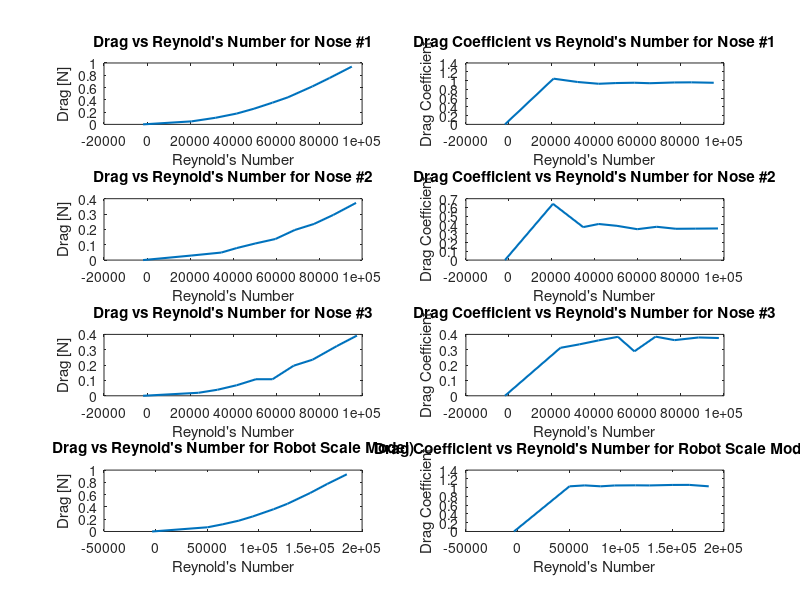

Recreate this plot in MATLAB.
%% Setup
load calibration.mat

rho = 1.195; % [kg/m^3] density of air at room temp
nu = 15.27*10^-6; % kinematic viscocity of air at room temp

reynoldsNumber = @(v, l, nu) v.*l./nu;
dragCoefficient = @(drag, rho, v, frontalArea) drag./(0.5.*rho.*v.^2.*frontalArea);

coneArea =  pi*(25*1e-3)^2; % [m] all cones have same frontal area
coneL = 50 * 1e-3; % [m] characteristic length of cone is 50mm diameter
robotL = 0.0931; % [m] characteristic length of robot
robotArea = 0.00164; % [m^2] characteristic area of robot

nose1_v = rpm2v([0 435 651 840 994 1159 1299 1517 1671 1871]);
nose1_drag = kgf2N([-1.247 -1.252 -1.258 -1.265 -1.273 -1.283 -1.292 -1.310 -1.324 -1.343])*-1;
nose1_lift = kgf2N([0.424 0.412 0.418 0.414 0.398 0.380 0.358 0.370 0.360 0.340]);
fprintf("Zero Lift %g, Zero Drag %g\n", nose1_lift(1), nose1_drag(1))
nose1_drag = nose1_drag - nose1_drag(1);
% nose1_v = nose1_v(2:end);
% nose1_drag = nose1_drag(2:end);
nose1_reynolds = reynoldsNumber(nose1_v, coneL, nu);
nose1_dragC = dragCoefficient(nose1_drag, rho, nose1_v, coneArea);

nose2_v = rpm2v([0 430 701 840 1004 1186 1360 1532 1705 1909]);
nose2_drag = kgf2N([-1.247 -1.250 -1.252 -1.255 -1.258 -1.261 -1.267 -1.271 -1.277 -1.285])*-1;
nose2_lift = kgf2N([0.448 0.444 0.440 0.437 0.422 0.405 0.405 0.390 0.390 0.370]);
fprintf("Zero Lift %g, Zero Drag %g\n", nose2_lift(1), nose2_drag(1))
nose2_drag = nose2_drag - nose2_drag(1);
% nose2_v = nose2_v(2:end);
% nose2_drag = nose2_drag(2:end);
nose2_reynolds = reynoldsNumber(nose2_v, coneL, nu);
nose2_dragC = dragCoefficient(nose2_drag, rho, nose2_v, coneArea);

nose3_v = rpm2v([0 497 666 839 1012 1160 1350 1520 1736 1917]);
nose3_drag = kgf2N([-1.248 -1.250 -1.252 -1.255 -1.259 -1.259 -1.268 -1.272 -1.281 -1.288])*-1;
nose3_lift = kgf2N([0.449 0.445 0.442 0.439 0.421 0.410 0.405 0.395 0.380 0.350]);
fprintf("Zero Lift %g, Zero Drag %g\n", nose3_lift(1), nose3_drag(1))
nose3_drag = nose3_drag - nose3_drag(1);
% nose3_v = nose3_v(2:end);
% nose3_drag = nose3_drag(2:end);
nose3_reynolds = reynoldsNumber(nose3_v, coneL, nu);
nose3_dragC = dragCoefficient(nose3_drag, rho, nose3_v, coneArea);

% robot
robot_v = rpm2v([0 556 710 870 1010 1219 1357 1586 1757 1953]);
robot_drag = kgf2N([-1.245 -1.252 -1.257 -1.263 -1.270 -1.282 -1.291 -1.309 -1.324 -1.340])*-1;
robot_lift = kgf2N([0.765 0.765 0.766 0.767 0.767 0.768 0.770 0.777 0.780 0.790]);
fprintf("Zero Lift %g, Zero Drag %g\n", robot_lift(1), robot_drag(1))
robot_drag = robot_drag - robot_drag(1);
% robot_v = robot_v(2:end);
% robot_drag = robot_drag(2:end);
robot_reynolds = reynoldsNumber(robot_v, robotL, nu);
robot_dragC = dragCoefficient(robot_drag, rho, robot_v, robotArea);

%% Plotting
figure(1)
clf
set(groot,'defaultLineLineWidth',1.5)

% nose 1 plotting
subplot(4, 2, 1)
plot(nose1_reynolds, nose1_drag)
xlabel("Reynold's Number")
ylabel("Drag [N]")
title("Drag vs Reynold's Number for Nose #1")

subplot(4, 2, 2)
plot(nose1_reynolds, nose1_dragC)
xlabel("Reynold's Number")
ylabel("Drag Coefficient")
title("Drag Coefficient vs Reynold's Number for Nose #1")

% nose 2 plotting
subplot(4, 2, 3)
plot(nose2_reynolds, nose2_drag)
xlabel("Reynold's Number")
ylabel("Drag [N]")
title("Drag vs Reynold's Number for Nose #2")

subplot(4, 2, 4)
plot(nose2_reynolds, nose2_dragC)
xlabel("Reynold's Number")
ylabel("Drag Coefficient")
title("Drag Coefficient vs Reynold's Number for Nose #2")

% nose 3 plotting
subplot(4, 2, 5)
plot(nose3_reynolds, nose3_drag)
xlabel("Reynold's Number")
ylabel("Drag [N]")
title("Drag vs Reynold's Number for Nose #3")

subplot(4, 2, 6)
plot(nose3_reynolds, nose3_dragC)
xlabel("Reynold's Number")
ylabel("Drag Coefficient")
title("Drag Coefficient vs Reynold's Number for Nose #3")

% robot plotting
subplot(4, 2, 7)
plot(robot_reynolds, robot_drag)
xlabel("Reynold's Number")
ylabel("Drag [N]")
title("Drag vs Reynold's Number for Robot Scale Model)")

subplot(4, 2, 8)
plot(robot_reynolds, robot_dragC)
xlabel("Reynold's Number")
ylabel("Drag Coefficient")
title("Drag Coefficient vs Reynold's Number for Robot Scale Model")

set(gcf, "Color", "w");